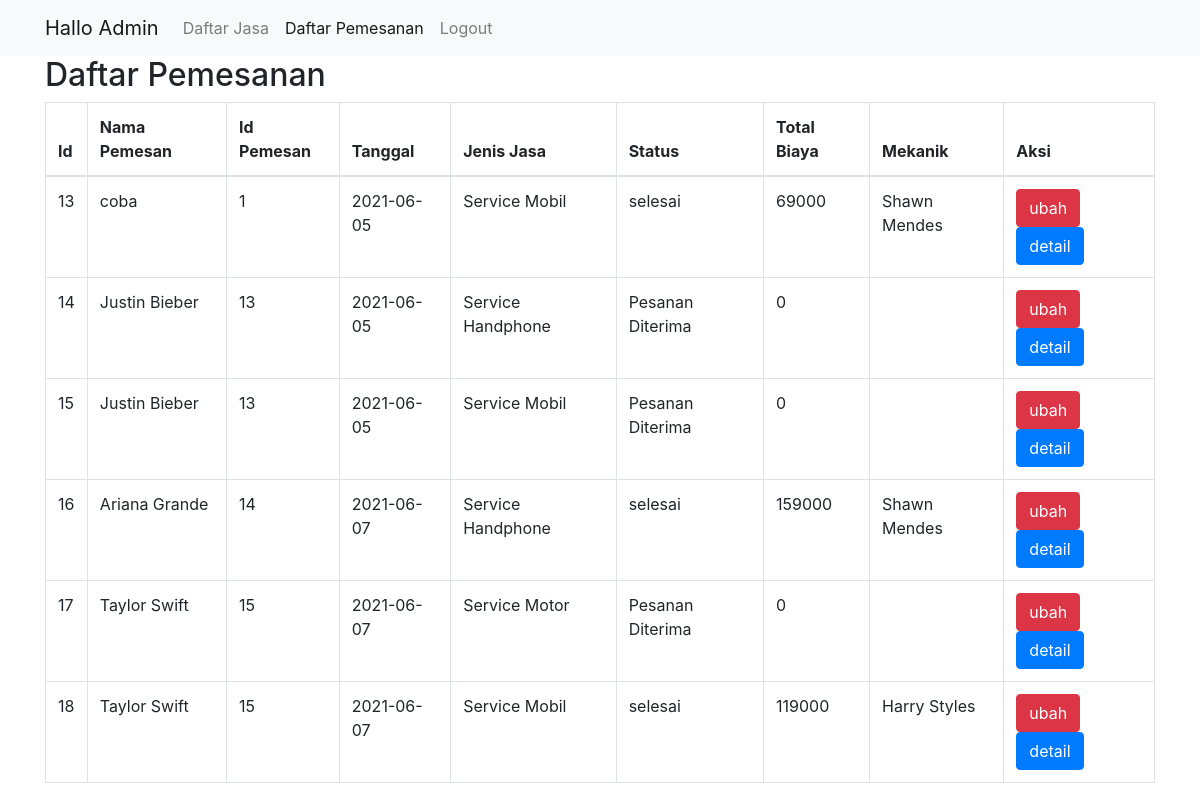
Page /admin/daftarpemesanan.php on the committed database.
### tables this page shows
CREATE TABLE `pemesanan` (
  `id_pemesanan` int(11) NOT NULL,
  `jenis_jasa` varchar(100) NOT NULL,
  `id_user` int(11) NOT NULL,
  `tanggal_pemesanan` date NOT NULL,
  `nama_pemesan` varchar(100) NOT NULL,
  `telepon_pemesan` int(15) NOT NULL,
  `alamat_pemesan` varchar(100) NOT NULL,
  `keluhan_pemesan` varchar(500) NOT NULL,
  `biaya_transport` int(11) NOT NULL,
  `biaya_jasa` int(100) NOT NULL,
  `biaya_tambahan` int(100) NOT NULL,
  `total_biaya` int(100) NOT NULL,
  `keterangan` varchar(1000) NOT NULL,
  `mekanik` varchar(1000) NOT NULL,
  `status_pemesanan` varchar(100) NOT NULL DEFAULT 'Pesanan Diterima'
);

### admin/daftarpemesanan.php (the view, shortened to what this page needs)
<?php
$koneksi = new mysqli("localhost","root","","erepair");
?>
<!doctype html>
<html lang="en">
  <head>
    <link rel="stylesheet" href="https://maxcdn.bootstrapcdn.com/bootstrap/4.0.0/css/bootstrap.min.css">
  </head>
  <body>
  <nav class="navbar navbar-expand-lg navbar-light bg-light">
    <div class="container">
        <a class="navbar-brand" href="index.php">Hallo Admin</a>
        <div class="collapse navbar-collapse" id="navbarNavAltMarkup">
            <div class="navbar-nav">
                <a class="nav-item nav-link" href="index.php">Daftar Jasa <span class="sr-only">(current)</span></a>
                <a class="nav-item nav-link active" href="#">Daftar Pemesanan</a>
                <a class="nav-item nav-link" href="logoutadmin.php">Logout</a>
            </div>
        </div>
    </div>
    </nav>
    <div class="container con-admin">
    <h2> Daftar Pemesanan</h2>
        <table class="table table-bordered">
            <thead>
                <tr>
                    <th>Id</th>
                    <th>Nama Pemesan</th>
                    <th>Id Pemesan</th>
                    <th>Tanggal</th>
                    <th>Jenis Jasa</th>
                    <th>Status</th>
                    <th>Total Biaya</th>
                    <th>Mekanik</th>
                    <th>Aksi</th>
                </tr>
            </thead>
            <tbody>
                <?php $ambil=$koneksi->query("SELECT * FROM pemesanan");?>
                <?php while($pecah = $ambil->fetch_assoc()){; ?>
                <tr>
                    <td><?php echo $pecah['id_pemesanan']; ?></td>
                    <td><?php echo $pecah['nama_pemesan']; ?></td>
                    <td><?php echo $pecah['id_user']; ?></td>
                    <td><?php echo $pecah['tanggal_pemesanan']; ?></td>
                    <td><?php echo $pecah['jenis_jasa']; ?></td>
                    <td><?php echo $pecah['status_pemesanan']; ?></td>
                    <td><?php echo $pecah['total_biaya']; ?></td>
                    <td><?php echo $pecah['mekanik']; ?></td>
                    <td>
                    <a href="totalbiaya.php?id=<?php echo $pecah['id_pemesanan'];?>" class="btn btn-danger">ubah</a>
                    <a href="detail.php?id=<?php echo $pecah['id_pemesanan'];?>" class="btn btn-primary">detail</a>
                    </td>
                </tr>
                <?php } ?>
            </tbody>
        </table>
        </div>
  </body>
</html>

### rows in the picture
pemesanan: id_pemesanan "13", nama_pemesan "coba", id_user "1", tanggal_pemesanan "2021-06-05", jenis_jasa "Service Mobil", status_pemesanan "selesai", total_biaya "69000", mekanik "Shawn Mendes"
pemesanan: id_pemesanan "14", nama_pemesan "Justin Bieber", id_user "13", tanggal_pemesanan "2021-06-05", jenis_jasa "Service Handphone", status_pemesanan "Pesanan Diterima", total_biaya "0"
pemesanan: id_pemesanan "15", nama_pemesan "Justin Bieber", id_user "13", tanggal_pemesanan "2021-06-05", jenis_jasa "Service Mobil", status_pemesanan "Pesanan Diterima", total_biaya "0"
pemesanan: id_pemesanan "16", nama_pemesan "Ariana Grande", id_user "14", tanggal_pemesanan "2021-06-07", jenis_jasa "Service Handphone", status_pemesanan "selesai", total_biaya "159000", mekanik "Shawn Mendes"
pemesanan: id_pemesanan "17", nama_pemesan "Taylor Swift", id_user "15", tanggal_pemesanan "2021-06-07", jenis_jasa "Service Motor", status_pemesanan "Pesanan Diterima", total_biaya "0"
pemesanan: id_pemesanan "18", nama_pemesan "Taylor Swift", id_user "15", tanggal_pemesanan "2021-06-07", jenis_jasa "Service Mobil", status_pemesanan "selesai", total_biaya "119000", mekanik "Harry Styles"
